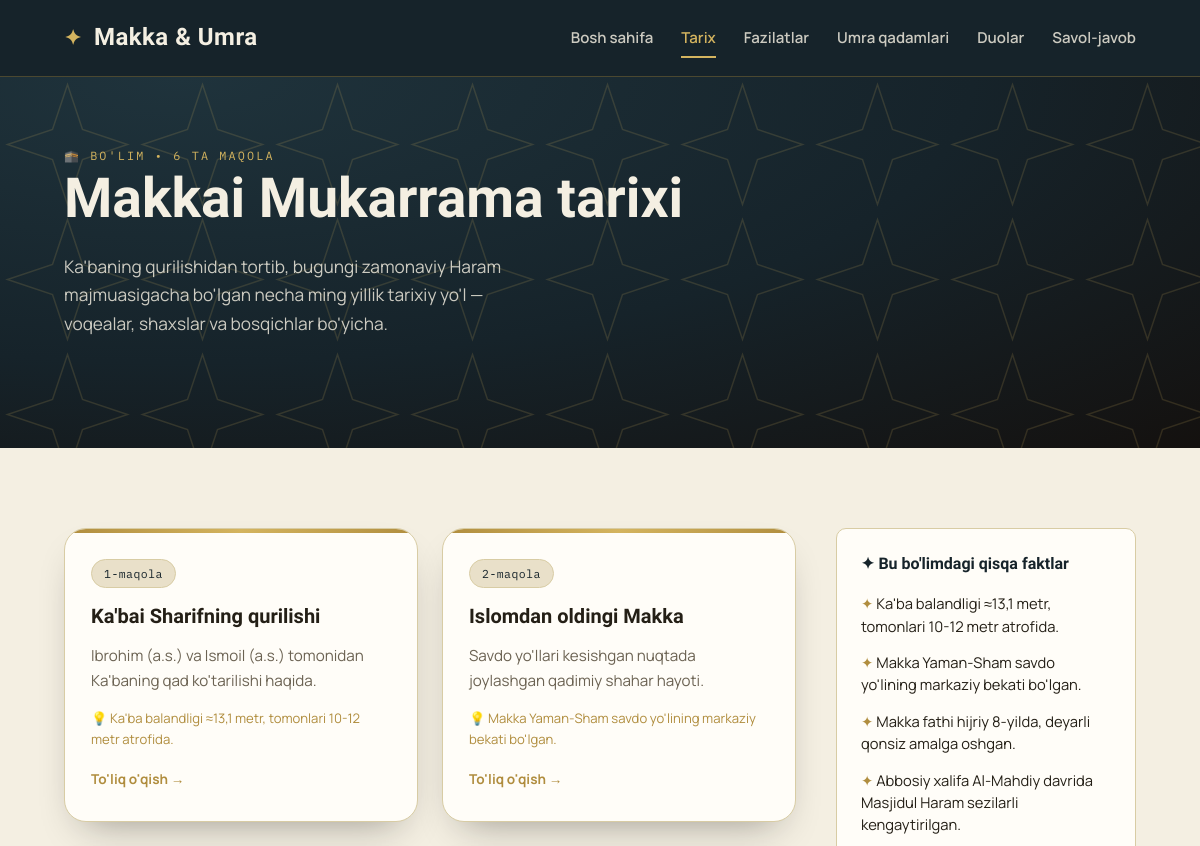
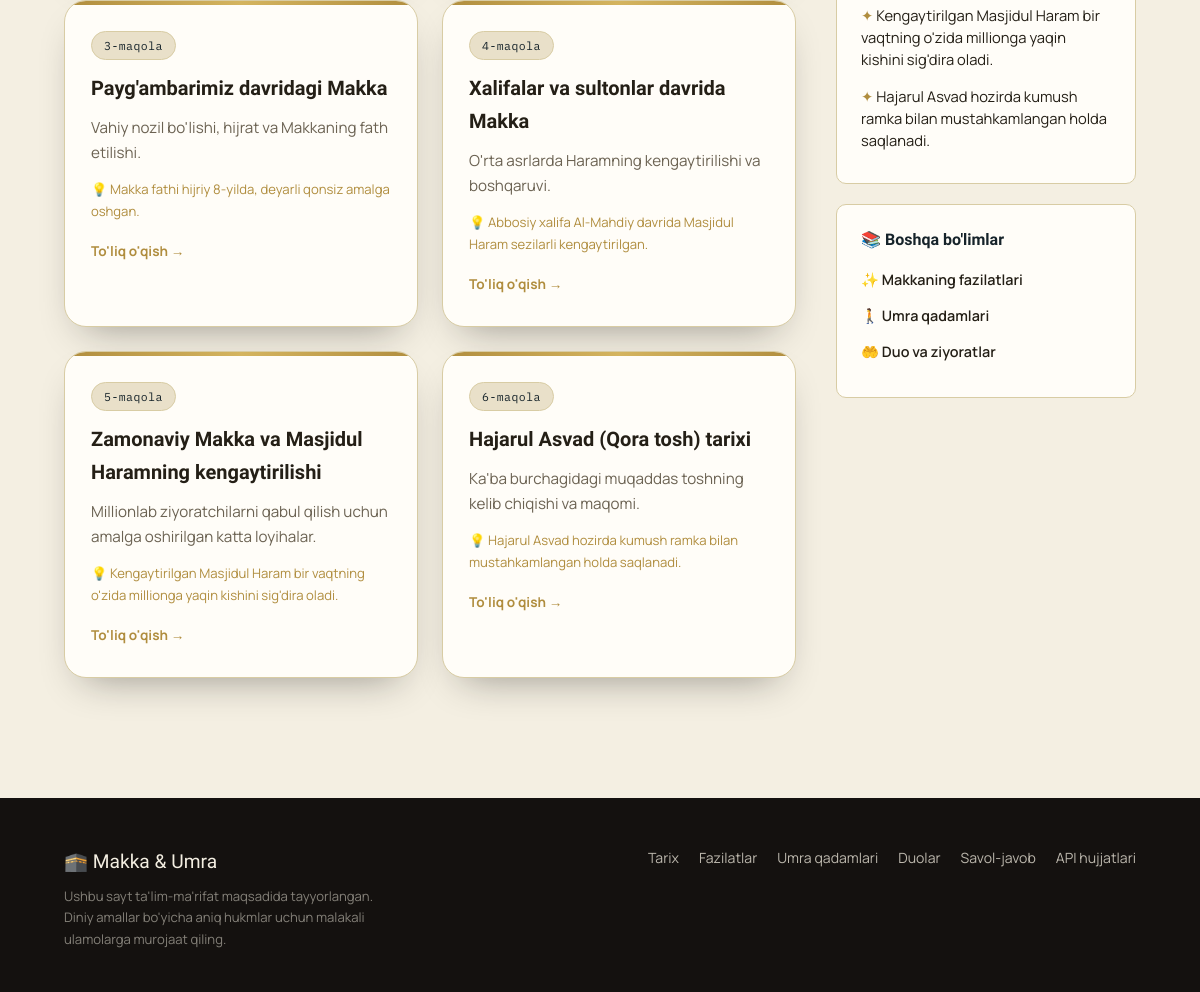
Screenshot of /tarix with the database file from the repository (2 pictures, top to bottom).
### app/models.py (models this page shows)
class Category(Base):
    __tablename__ = "categories"
    id = Column(Integer, primary_key=True, index=True)
    slug = Column(String(64), unique=True, index=True, nullable=False)
    title = Column(String(200), nullable=False)
    subtitle = Column(String(300), nullable=True)
    description = Column(Text, nullable=True)
    icon = Column(String(64), nullable=True)  # emoji yoki ikon nomi
    order_index = Column(Integer, default=0)
    articles = relationship("Article", back_populates="category", order_by="Article.order_index")

class Article(Base):
    __tablename__ = "articles"
    id = Column(Integer, primary_key=True, index=True)
    category_id = Column(Integer, ForeignKey("categories.id"), nullable=False)
    slug = Column(String(150), unique=True, index=True, nullable=False)
    title = Column(String(250), nullable=False)
    summary = Column(String(400), nullable=True)
    quick_fact = Column(String(200), nullable=True)  # yon panelda ko'rsatiladigan qisqa fakt
    body = Column(Text, nullable=False)
    order_index = Column(Integer, default=0)
    created_at = Column(DateTime(timezone=True), server_default=func.now())
    category = relationship("Category", back_populates="articles")

### app/routers/pages.py (the view)
@router.get("/tarix")
def tarix_page(request: Request, db: Session = Depends(get_db)):
    category = (
        db.query(models.Category)
        .options(joinedload(models.Category.articles))
        .filter(models.Category.slug == "tarix")
        .first()
    )
    return templates.TemplateResponse("category.html", {"request": request, "category": category, "active": "tarix"})

### app/templates/category.html (shortened to what this page needs)
{% extends "base.html" %}
{% block content %}
<section class="hero" style="padding: 64px 0 76px;">
  <div class="container" style="grid-template-columns: 1fr;">
    <div>
      <span class="hero-eyebrow">{{ category.icon }} Bo'lim • {{ category.articles | length }} ta maqola</span>
      <h1>{{ category.title }}</h1>
      <p class="lead">{{ category.description }}</p>
    </div>
  </div>
</section>
<section class="section">
  <div class="container">
    <div class="with-sidebar">
      <div>
        <div class="card-grid">
          {% for article in category.articles %}
          <a class="card" href="/maqola/{{ article.slug }}">
            <span class="tag-pill">{{ loop.index }}-maqola</span>
            <h3 style="margin-top: 12px;">{{ article.title }}</h3>
            <p>{{ article.summary }}</p>
            {% if article.quick_fact %}
            <p style="font-size: 0.82rem; color: var(--gold); margin-bottom: 14px;">💡 {{ article.quick_fact }}</p>
            {% endif %}
            <span class="read-more">To'liq o'qish →</span>
          </a>
          {% endfor %}
        </div>
      </div>
      <aside>
        <div class="sidebar-box">
          <h4>✦ Bu bo'limdagi qisqa faktlar</h4>
          {% for article in category.articles %}
            {% if article.quick_fact %}
            <p class="fact" style="margin-bottom: 10px;">{{ article.quick_fact }}</p>
            {% endif %}
          {% endfor %}
        </div>
        <div class="sidebar-box">
          <h4>📚 Boshqa bo'limlar</h4>
          <ul class="sidebar-list">
            {% if category.slug != 'fazilatlar' %}<li><a href="/fazilatlar">✨ Makkaning fazilatlari</a></li>{% endif %}
            <li><a href="/umra">🚶 Umra qadamlari</a></li>
            <li><a href="/duolar">🤲 Duo va ziyoratlar</a></li>
          </ul>
        </div>
      </aside>
    </div>
  </div>
</section>
{% endblock %}

### app/templates/base.html (shortened to what this page needs)
<!DOCTYPE html>
<html lang="uz">
<head>
  <link rel="stylesheet" href="/static/css/style.css">
</head>
<body>
  <header class="site-header">
    <div class="container">
      <a href="/" class="brand"><span class="star">✦</span> Makka&nbsp;&amp;&nbsp;Umra</a>
      <nav class="main-nav">
        <a href="/" class="{{ 'active' if active == 'home' }}">Bosh sahifa</a>
        <a href="/tarix" class="{{ 'active' if active == 'tarix' }}">Tarix</a>
        <a href="/fazilatlar" class="{{ 'active' if active == 'fazilatlar' }}">Fazilatlar</a>
        <a href="/umra" class="{{ 'active' if active == 'umra' }}">Umra qadamlari</a>
        <a href="/duolar" class="{{ 'active' if active == 'duolar' }}">Duolar</a>
        <a href="/savol-javob" class="{{ 'active' if active == 'faq' }}">Savol-javob</a>
      </nav>
    </div>
  </header>
  {% block content %}{% endblock %}
  <footer class="site-footer">
    <div class="container">
      <div>
        <div class="footer-brand">🕋 Makka &amp; Umra</div>
        <p class="footer-note">Ushbu sayt ta'lim-ma'rifat maqsadida tayyorlangan. Diniy amallar bo'yicha aniq
          hukmlar uchun malakali ulamolarga murojaat qiling.</p>
      </div>
      <div class="footer-links">
        <a href="/tarix">Tarix</a>
        <a href="/fazilatlar">Fazilatlar</a>
        <a href="/umra">Umra qadamlari</a>
        <a href="/duolar">Duolar</a>
        <a href="/savol-javob">Savol-javob</a>
        <a href="/docs">API hujjatlari</a>
      </div>
    </div>
  </footer>
</body>
</html>

### rows the page displays
Category: icon "🕋", title "Makkai Mukarrama tarixi", description "Ka'baning qurilishidan tortib, bugungi zamonaviy Haram majmuasigacha bo'lgan necha ming yillik tarixiy yo'l — voqealar, shaxslar va bosqichlar bo'yicha."
Article: title "Ka'bai Sharifning qurilishi", summary "Ibrohim (a.s.) va Ismoil (a.s.) tomonidan Ka'baning qad ko'tarilishi haqida.", quick_fact "Ka'ba balandligi ≈13,1 metr, tomonlari 10-12 metr atrofida."
Article: title "Islomdan oldingi Makka", summary "Savdo yo'llari kesishgan nuqtada joylashgan qadimiy shahar hayoti.", quick_fact "Makka Yaman-Sham savdo yo'lining markaziy bekati bo'lgan."
Article: title "Payg'ambarimiz davridagi Makka", summary "Vahiy nozil bo'lishi, hijrat va Makkaning fath etilishi.", quick_fact "Makka fathi hijriy 8-yilda, deyarli qonsiz amalga oshgan."
Article: title "Xalifalar va sultonlar davrida Makka", summary "O'rta asrlarda Haramning kengaytirilishi va boshqaruvi.", quick_fact "Abbosiy xalifa Al-Mahdiy davrida Masjidul Haram sezilarli kengaytirilgan."
Article: title "Zamonaviy Makka va Masjidul Haramning kengaytirilishi", summary "Millionlab ziyoratchilarni qabul qilish uchun amalga oshirilgan katta loyihalar.", quick_fact "Kengaytirilgan Masjidul Haram bir vaqtning o'zida millionga yaqin kishini sig'dira oladi."
Article: title "Hajarul Asvad (Qora tosh) tarixi", summary "Ka'ba burchagidagi muqaddas toshning kelib chiqishi va maqomi.", quick_fact "Hajarul Asvad hozirda kumush ramka bilan mustahkamlangan holda saqlanadi."

### other values shown
{{ category.articles | length }} "6"
